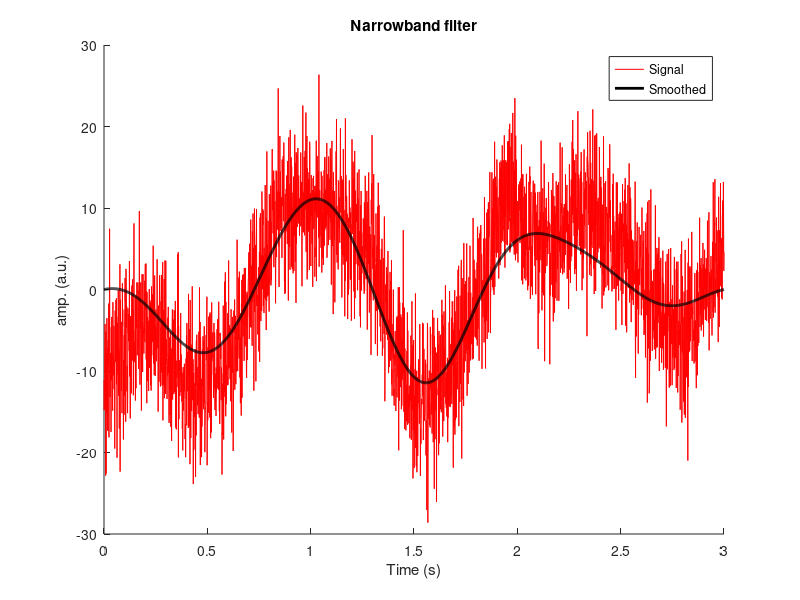
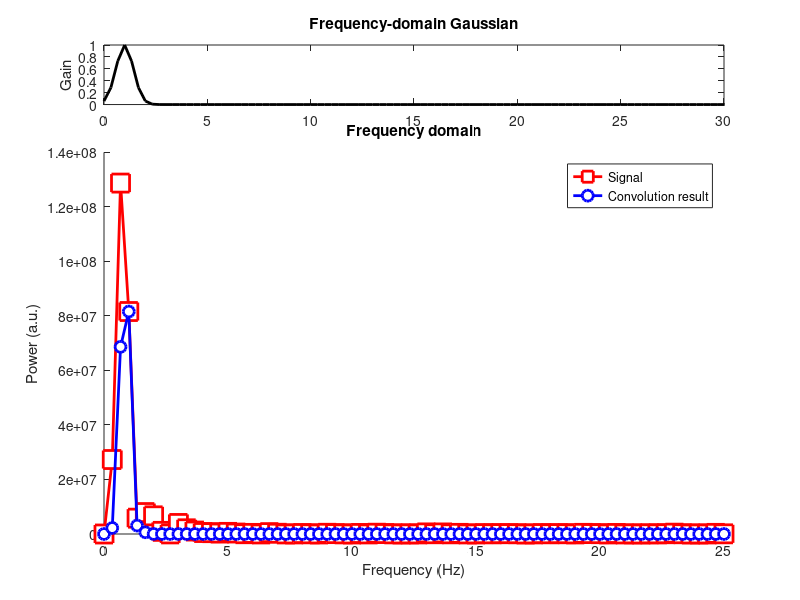

These charts were generated, in order, by the following MATLAB code:
%%
%     COURSE: Signal processing problems, solved in MATLAB and Python
%    SECTION: Convolution
%      VIDEO: Convolution with frequency-domain Gaussian (narrowband filter)
% Instructor: sincxpress.com
%
%%

%% create the signal

% create signal
srate = 1000; % Hz
time  = 0:1/srate:3;
n     = length(time);
p     = 15; % poles for random interpolation

% noise level, measured in standard deviations
noiseamp = 5; 

% amplitude modulator and noise level
ampl   = interp1(rand(p,1)*30,linspace(1,p,n));
noise  = noiseamp * randn(size(time));
signal = ampl + noise;

% subtract mean to eliminate DC
signal = signal - mean(signal);

%% create Gaussian spectral shape

% specify Gaussian parameters
peakf = 1;
fwhm  = 1;

% vector of frequencies
hz = linspace(0,srate,n);

% frequency-domain Gaussian
s  = fwhm*(2*pi-1)/(4*pi); % normalized width
x  = hz-peakf;             % shifted frequencies
fx = exp(-.5*(x/s).^2);    % gaussian

%% now for convolution

% FFTs
dataX = fft(signal);

% IFFT
convres = 2*real( ifft( dataX.*fx ));

% frequencies vector
hz = linspace(0,srate,n);


%% plots


%%% time-domain plot

figure(1), clf, hold on

% lines
plot(time,signal,'r')
plot(time,convres,'k','linew',2)

% frills
xlabel('Time (s)'), ylabel('amp. (a.u.)')
legend({'Signal';'Smoothed'})
title('Narrowband filter')


%%% frequency-domain plot

figure(2), clf

% plot Gaussian kernel
subplot(511)
plot(hz,fx,'k','linew',2)
set(gca,'xlim',[0 30])
ylabel('Gain')
title('Frequency-domain Gaussian')


% raw and filtered data spectra
subplot(5,1,[2:5]), hold on
plot(hz,abs(dataX).^2,'rs-','markerfacecolor','w','markersize',13,'linew',2)
plot(hz,abs(dataX.*fx).^2,'bo-','linew',2,'markerfacecolor','w','markersize',8)

% frills
xlabel('Frequency (Hz)'), ylabel('Power (a.u.)')
legend({'Signal';'Convolution result'})
title('Frequency domain')
set(gca,'xlim',[0 25])

%% done.
